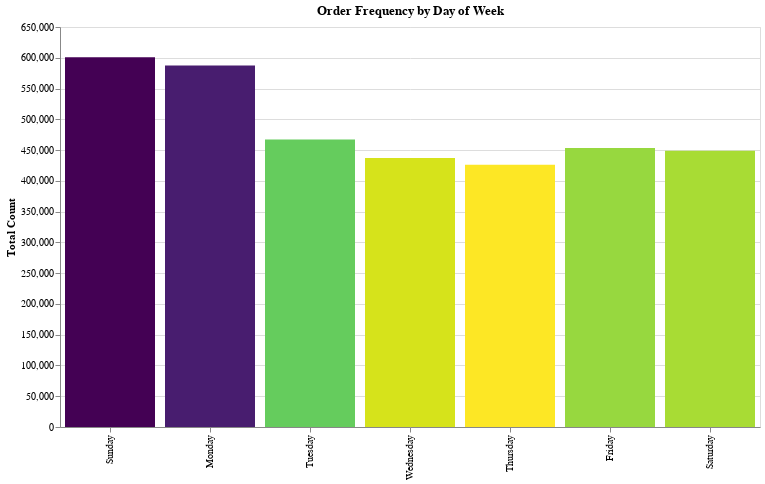

This figure's notebook cell:
### Code cell
day_of_week_chart = alt.Chart(dow).mark_bar().encode(
    alt.X("day:O", bin=False, sort=dayofweek_list, title=""),
    alt.Y('count:Q', title="Total Count"),
#     alt.ColorValue('darkorange'),
#     color = alt.Color('order_hour_of_day', alt.ColorValue("blue")),
#     color='orange',
    color = alt.Color('count', legend=None, sort="descending", scale=alt.Scale(scheme='viridis')),
    tooltip=[alt.Tooltip('day:O', title="Day of Week"), alt.Tooltip('count:Q'), alt.Tooltip('pct_of_total:Q')]
    ).properties(title="Order Frequency by Day of Week", width=700, height=400)

day_of_week_chart

### Figure 1 — Vega-Lite specification as saved in the notebook (floating-point values rounded to 4 significant figures)
{"$schema": "https://vega.github.io/schema/vega-lite/v2.6.0.json", "config": {"background": "white", "view": {"height": 300, "width": 400}}, "data": {"name": "data-64482d20ab4610eaa1d4e414fc85e6c0"}, "datasets": {"data-64482d20ab4610eaa1d4e414fc85e6c0": [{"count": 600905, "day": "Sunday", "index": 0, "pct_of_total": 17.56}, {"count": 587478, "day": "Monday", "index": 1, "pct_of_total": 17.17}, {"count": 467260, "day": "Tuesday", "index": 2, "pct_of_total": 13.66}, {"count": 453368, "day": "Friday", "index": 5, "pct_of_total": 13.25}, {"count": 448761, "day": "Saturday", "index": 6, "pct_of_total": 13.12}, {"count": 436972, "day": "Wednesday", "index": 3, "pct_of_total": 12.77}, {"count": 426339, "day": "Thursday", "index": 4, "pct_of_total": 12.46}]}, "encoding": {"color": {"field": "count", "legend": null, "scale": {"scheme": "viridis"}, "sort": "descending", "type": "quantitative"}, "tooltip": [{"field": "day", "title": "Day of Week", "type": "ordinal"}, {"field": "count", "type": "quantitative"}, {"field": "pct_of_total", "type": "quantitative"}], "x": {"bin": false, "field": "day", "sort": ["Sunday", "Monday", "Tuesday", "Wednesday", "Thursday", "Friday", "Saturday"], "title": "", "type": "ordinal"}, "y": {"field": "count", "title": "Total Count", "type": "quantitative"}}, "height": 400, "mark": "bar", "title": "Order Frequency by Day of Week", "width": 700}
